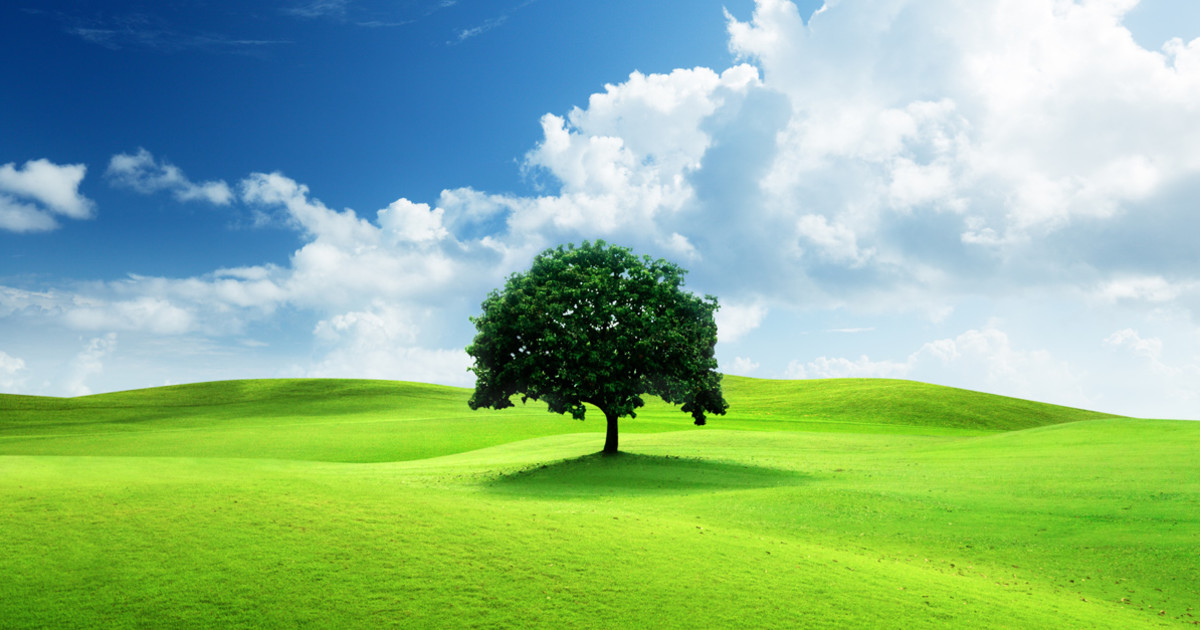
#> input picture imageTransformation/tree.jpg, 1200 x 630 px, given in place of sample.jpeg, which was not available
$ python main.py
#> lines starting #> are read from the running program, lines starting #| are printed output that depends on the picture; pictures that were not available may be replaced by others from this repository, and a replacement may not be noted
#> in main, image is the input picture: shape (630, 1200, 3); mean B, G, R 139.7, 183.3, 139.6
import cv2
import tkinter as tk
from tkinter import filedialog

def apply_grayscale_filter(image):
    # Convert the image to grayscale
    gray_image = cv2.cvtColor(image, cv2.COLOR_BGR2GRAY)
    return gray_image

def crop_image(image, x, y, width, height):
#> called with x = 100, y = 100, width = 200, height = 200
    cropped_image = image[y:y + height, x:x + width]
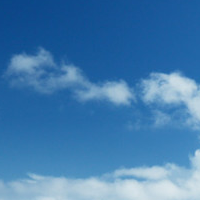
#> cropped_image: shape (200, 200, 3); mean B, G, R 174.8, 123.6, 66.3
    return cropped_image

def show_user_input_img():
    root = tk.Tk()
    root.withdraw()

    # Ask the user to select an image file from file explorer using the file dialog
    file_object = filedialog.askopenfile(mode='r', filetypes=[('Image Files', '*.png')])

    # Check if the user selected a file
    if file_object is None:
        print("No file selected")
        return

    # Get the file path from the file object
    image_path = file_object.name

    # Read the file
    image = cv2.imread(image_path)

    # Display the image in a window
    cv2.imshow('Image', image)

    # Apply grayscale filter
    grayscale_image = apply_grayscale_filter(image)

    # Display the grayscale image in a window
    cv2.imshow("Grayscale Image", grayscale_image)

    # Wait until a key is pressed and then close the window
    cv2.waitKey(0)
    cv2.destroyAllWindows()

def resize_image(image, scale_percent):
#> called with scale_percent = 50
    width = int(image.shape[1] * scale_percent / 100)
#> width = 600
    height = int(image.shape[0] * scale_percent / 100)
#> height = 315
    resized_image = cv2.resize(image, (width, height))
    return resized_image

def rotate_image(image, angle):
#> called with angle = 30
    center = (image.shape[1] // 2, image.shape[0] // 2)
#> center = (600, 315)
    matrix = cv2.getRotationMatrix2D(center, angle, 1.0)
    rotated_image = cv2.warpAffine(image, matrix, (image.shape[1], image.shape[0]))
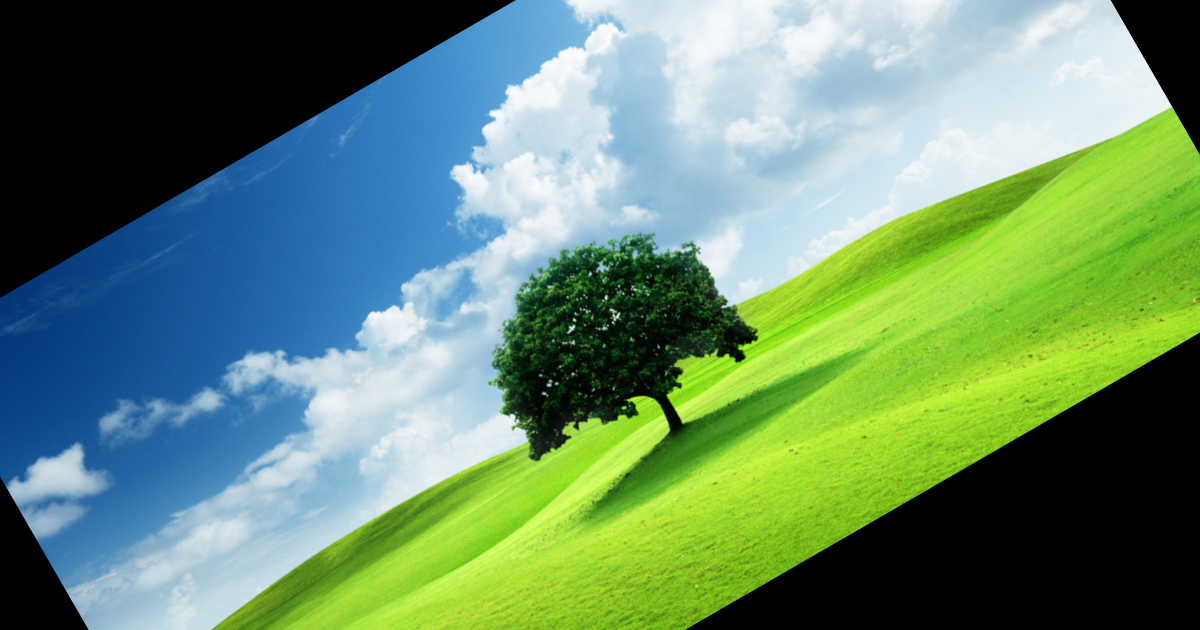
#> rotated_image: shape (630, 1200, 3); mean B, G, R 109.9, 139.4, 103.7
    return rotated_image


def main():
    image_path = 'sample.jpeg'
    image = cv2.imread(image_path)

    if image is None:
        print('Error: Unable to load image')
        return

    cropped_image = crop_image(image, x=100, y=100, width=200, height=200)

    cv2.imshow("Original image", image)
    cv2.imshow("Cropped image", cropped_image)

    resized_image = resize_image(image, scale_percent=50)
    cv2.imshow("Resized Image", resized_image)

    rotated_image = rotate_image(image, angle=30)
    cv2.imshow("Rotated Image", rotated_image)

    cv2.waitKey(0)
    cv2.destroyAllWindows()


if __name__ == "__main__":
    # apply_grayscale_filter(image)
    # show_user_input_img()
    main()

$ run again, on colorRecognition/colors.jpg
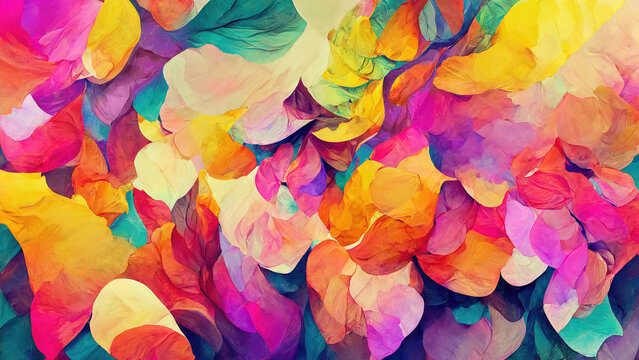
#> input picture colorRecognition/colors.jpg, 639 x 360 px, given in place of sample.jpeg, which was not available
#> in main, image is the input picture: shape (360, 639, 3); mean B, G, R 106.1, 117.3, 189.8
#> in crop_image, `cropped_image = image[y:y + height, x:x + width]`:
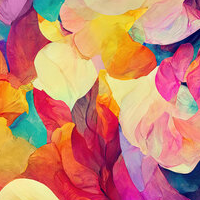
#> cropped_image: shape (200, 200, 3); mean B, G, R 111.2, 132.6, 202.2
#> in rotate_image, `rotated_image = cv2.warpAffine(image, matrix, (image.shape[1], image.s..`:
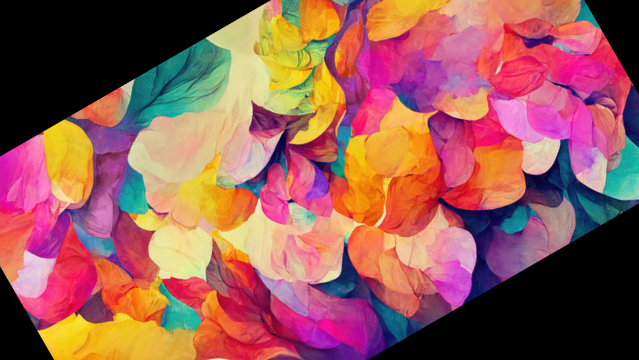
#> rotated_image: shape (360, 639, 3); mean B, G, R 86.5, 90.6, 150.7
